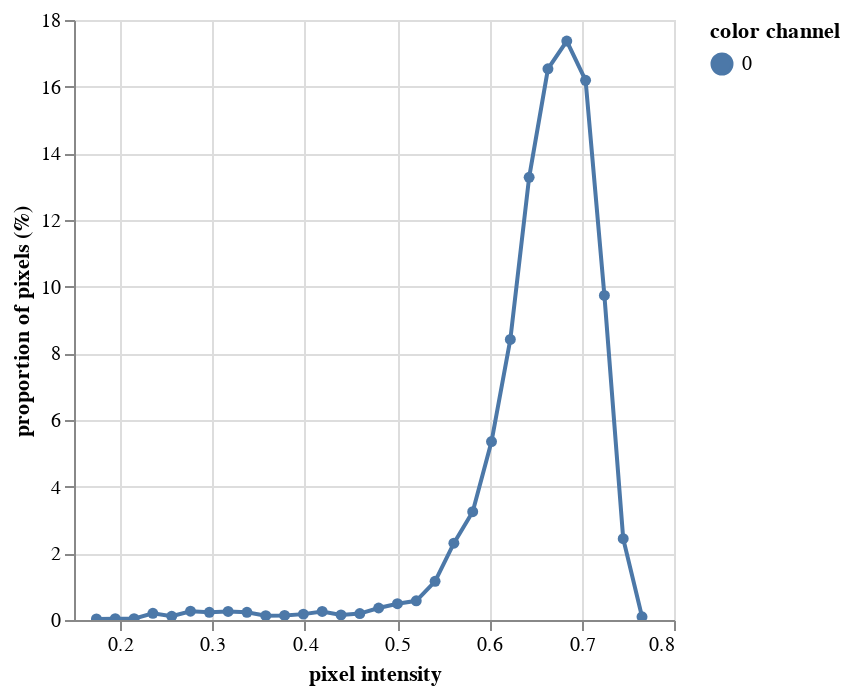

Write notebook code for a chart like this one.
### Code cell
#plot histogram of data to more easily select a threshold. 
# Please note this step would not be included in a workflow when run in parallel

hist_figure1= pcv.visualize.histogram(index_array_savi.array_data, bins=30)

### Figure 1 — Vega-Lite specification as saved in the notebook (floating-point values rounded to 4 significant figures)
{"config": {"view": {"continuousWidth": 300, "continuousHeight": 300}}, "data": {"name": "data-9b113d523036efe30ad4f8395b4b556c"}, "mark": {"type": "line", "point": true}, "encoding": {"color": {"field": "color channel", "type": "nominal"}, "tooltip": [{"field": "pixel intensity", "type": "quantitative"}, {"field": "proportion of pixels (%)", "type": "quantitative"}], "x": {"field": "pixel intensity", "type": "quantitative"}, "y": {"field": "proportion of pixels (%)", "type": "quantitative"}}, "params": [{"name": "param_1", "select": {"type": "interval", "encodings": ["x", "y"]}, "bind": "scales"}], "$schema": "https://vega.github.io/schema/vega-lite/v5.8.0.json", "datasets": {"data-9b113d523036efe30ad4f8395b4b556c": [{"pixel intensity": 0.1743, "proportion of pixels (%)": 0.032, "hist_count": 4, "color channel": "0"}, {"pixel intensity": 0.1947, "proportion of pixels (%)": 0.04, "hist_count": 5, "color channel": "0"}, {"pixel intensity": 0.2151, "proportion of pixels (%)": 0.04, "hist_count": 5, "color channel": "0"}, {"pixel intensity": 0.2355, "proportion of pixels (%)": 0.2, "hist_count": 25, "color channel": "0"}, {"pixel intensity": 0.2558, "proportion of pixels (%)": 0.112, "hist_count": 14, "color channel": "0"}, {"pixel intensity": 0.2762, "proportion of pixels (%)": 0.264, "hist_count": 33, "color channel": "0"}, {"pixel intensity": 0.2966, "proportion of pixels (%)": 0.232, "hist_count": 29, "color channel": "0"}, {"pixel intensity": 0.317, "proportion of pixels (%)": 0.256, "hist_count": 32, "color channel": "0"}, {"pixel intensity": 0.3374, "proportion of pixels (%)": 0.232, "hist_count": 29, "color channel": "0"}, {"pixel intensity": 0.3577, "proportion of pixels (%)": 0.128, "hist_count": 16, "color channel": "0"}, {"pixel intensity": 0.3781, "proportion of pixels (%)": 0.136, "hist_count": 17, "color channel": "0"}, {"pixel intensity": 0.3985, "proportion of pixels (%)": 0.176, "hist_count": 22, "color channel": "0"}, {"pixel intensity": 0.4189, "proportion of pixels (%)": 0.256, "hist_count": 32, "color channel": "0"}, {"pixel intensity": 0.4393, "proportion of pixels (%)": 0.152, "hist_count": 19, "color channel": "0"}, {"pixel intensity": 0.4596, "proportion of pixels (%)": 0.192, "hist_count": 24, "color channel": "0"}, {"pixel intensity": 0.48, "proportion of pixels (%)": 0.36, "hist_count": 45, "color channel": "0"}, {"pixel intensity": 0.5004, "proportion of pixels (%)": 0.488, "hist_count": 61, "color channel": "0"}, {"pixel intensity": 0.5208, "proportion of pixels (%)": 0.576, "hist_count": 72, "color channel": "0"}, {"pixel intensity": 0.5412, "proportion of pixels (%)": 1.16, "hist_count": 145, "color channel": "0"}, {"pixel intensity": 0.5615, "proportion of pixels (%)": 2.304, "hist_count": 288, "color channel": "0"}, {"pixel intensity": 0.5819, "proportion of pixels (%)": 3.248, "hist_count": 406, "color channel": "0"}, {"pixel intensity": 0.6023, "proportion of pixels (%)": 5.352, "hist_count": 669, "color channel": "0"}, {"pixel intensity": 0.6227, "proportion of pixels (%)": 8.416, "hist_count": 1052, "color channel": "0"}, {"pixel intensity": 0.6431, "proportion of pixels (%)": 13.28, "hist_count": 1660, "color channel": "0"}, {"pixel intensity": 0.6635, "proportion of pixels (%)": 16.54, "hist_count": 2067, "color channel": "0"}, {"pixel intensity": 0.6838, "proportion of pixels (%)": 17.37, "hist_count": 2171, "color channel": "0"}, {"pixel intensity": 0.7042, "proportion of pixels (%)": 16.19, "hist_count": 2024, "color channel": "0"}, {"pixel intensity": 0.7246, "proportion of pixels (%)": 9.736, "hist_count": 1217, "color channel": "0"}, {"pixel intensity": 0.745, "proportion of pixels (%)": 2.44, "hist_count": 305, "color channel": "0"}, {"pixel intensity": 0.7654, "proportion of pixels (%)": 0.096, "hist_count": 12, "color channel": "0"}]}}
